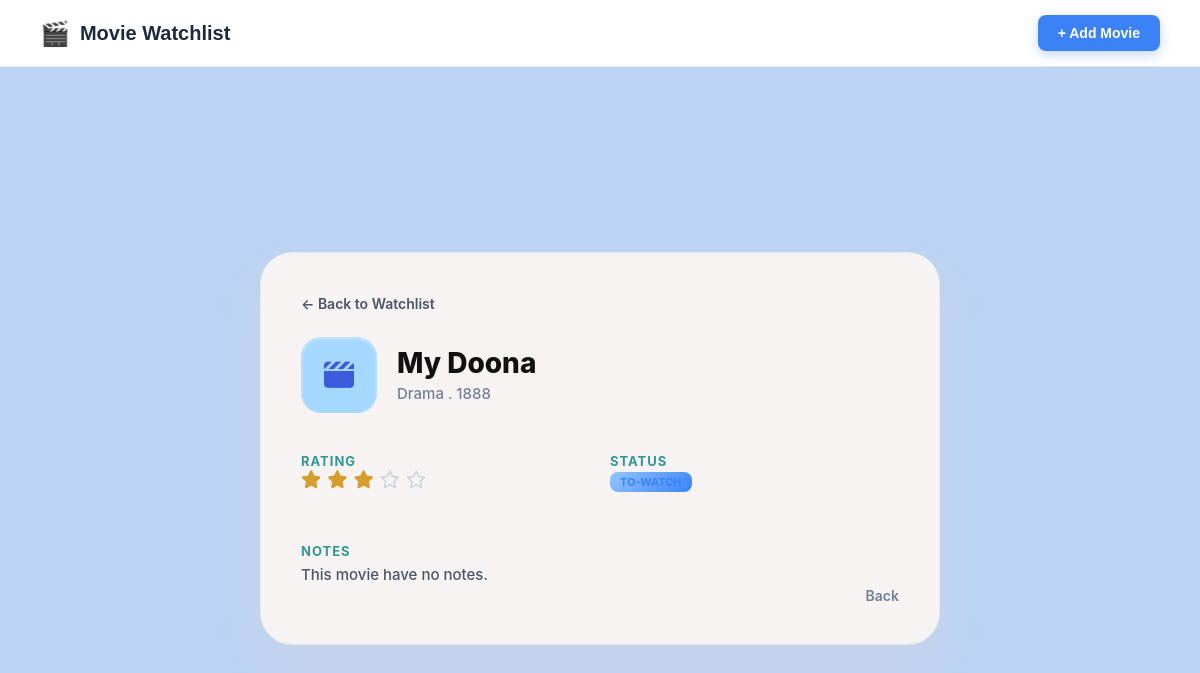
The app's page /movies/2, older data.
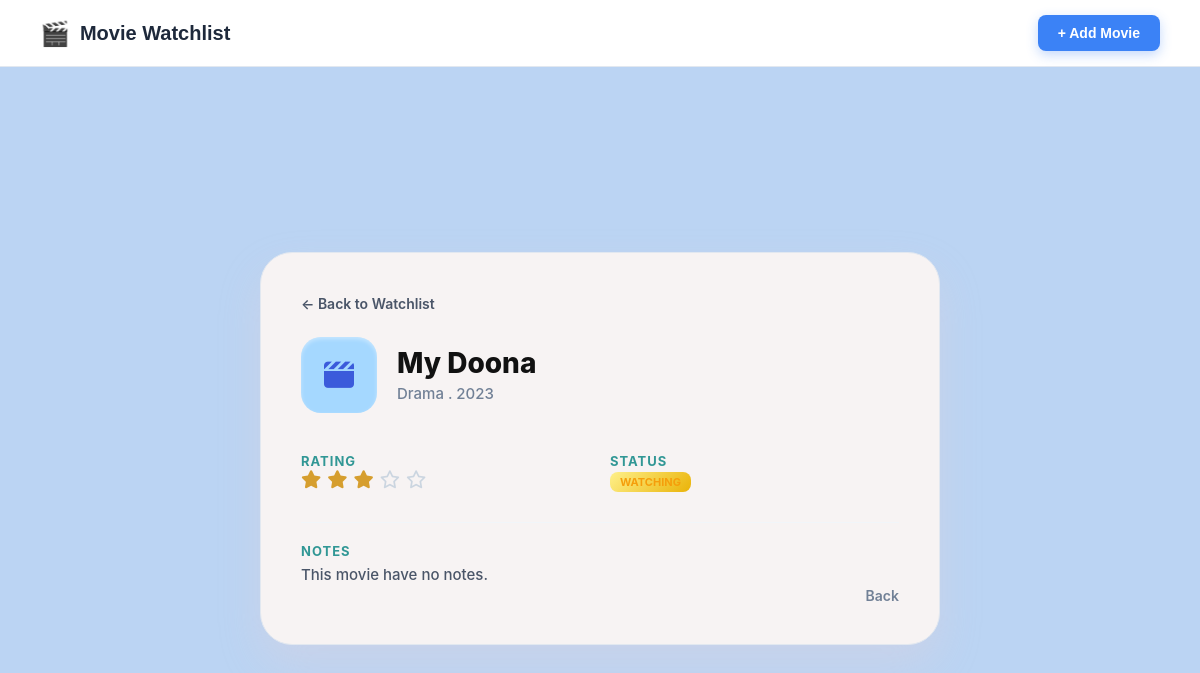
The same page, newer data.
### tables this page shows
CREATE TABLE movies (
            id INTEGER PRIMARY KEY AUTOINCREMENT,
            title TEXT NOT NULL,
            genre TEXT,
            release_year INTEGER,
            rating INTEGER,
            status TEXT NOT NULL,
            notes TEXT
        );

### endpoint/movies.py (the view)
@movies_bp.route('/movies/<int:movie_id>', methods=['GET'])
def view_movie(movie_id):
    movie = get_movies_by_id_service(movie_id)
    if not movie:
        flash("Movie not found.", "danger")
        return redirect(url_for('movies.index'))
    return render_template('view.html', movie=movie)

### business_logic/movie_service.py (called while the page is built)
def get_movies_by_id_service(movie_id):
    conn = get_db_connection()
    row = conn.execute('SELECT * FROM movies WHERE id = ?', (movie_id,)).fetchone()
    conn.close()
    return Movie.from_row(row) if row else None

### data_access/movie_repository.py (called while the page is built)
def get_db_connection():
    conn = sqlite3.connect(DATABASE)
    conn.row_factory = sqlite3.Row
    return conn

### models/movie.py (called while the page is built)
    def get_stars_html(self):
        html = ""
        for i in range(1, 6):
            if i <= self.rating:
                html += '<i class="fa-solid fa-star active-star"></i>'
            else:
                html += '<i class="fa-regular fa-star inactive-star"></i>'
        return html

    def get_status_class(self):
        return f"status-{self.status.lower().replace(' ', '-')}"

    @classmethod
    def from_row(cls, row):
        if not row:
            return None
        data = dict(row)
        return cls(
            id=data.get('id'),
            title=data.get('title'),
            genre=data.get('genre'),
            release_year=data.get('release_year'),
            rating=data.get('rating'),
            status=data.get('status'),
            notes=data.get('notes')
        )

### templates/view.html (shortened to what this page needs)
<!DOCTYPE html>
<html lang="en">
<head>
    <link rel="stylesheet" href="https://cdnjs.cloudflare.com/ajax/libs/font-awesome/6.4.0/css/all.min.css">
    <link rel="stylesheet" href="{{ url_for('static', filename='css/style.css') }}">
</head>
<body class="bg-dark" style="display: flex; flex-direction: column; min-height: 100vh; justify-content: flex-start; align-items: stretch; margin: 0; padding: 0;">
    <header class="watchlist-header" style="background: white; padding: 15px 40px; border-bottom: 1px solid #e2e8f0; display: flex; justify-content: space-between; align-items: center; width: 100%; box-sizing: border-box; flex-shrink: 0;">
        <div class="logo-area" style="display: flex; align-items: center; gap: 10px;">
            <span style="font-size: 24px; color: #3b82f6;">🎬</span>
            <h1 class="main-title" style="font-size: 20px; font-weight: 700; color: #1e293b; margin: 0; font-family: sans-serif;">Movie Watchlist</h1>
        </div>
        <a href="{{ url_for('movies.create') }}" class="add-movie-btn" style="background: #3b82f6; color: white; padding: 10px 20px; border-radius: 8px; text-decoration: none; font-weight: 600; font-size: 14px; display: inline-flex; align-items: center; gap: 5px; font-family: sans-serif;">
            + Add Movie
        </a>
    </header>
    <div class="page-container" style="display: flex; justify-content: center; align-items: center; flex-grow: 1; padding: 40px 20px; box-sizing: border-box;">
        <div class="movie-card">
            <div class="top-nav">
                <a href="{{ url_for('movies.index') }}" class="back-to-watchlist">
                    ← Back to Watchlist
                </a>
            </div>
            <div class="card-header">
                <div class="movie-icon-box">
                    <i class="fa-solid fa-clapperboard"></i>
                </div>
                <div class="movie-title-section">
                    <h1 class="movie-title">{{ movie.title }}</h1>
                    <p class="movie-meta">{{ movie.genre }} . {{ movie.year }}</p>
                </div>
            </div>
            <div class="details-grid">
                <div class="grid-item">
                    <h2 class="section-label">RATING</h2>
                    <div class="rating-stars">
                        {{ movie.get_stars_html() | safe }}
                    </div>
                </div>
                <div class="grid-item">
                    <h2 class="section-label">STATUS</h2>
                    <div class="status-value">
                        <span class="status-badge {{ movie.get_status_class() }}">{{ movie.status }}</span>
                    </div>
                </div>
            </div>
            <div class="notes-container">
                <h2 class="section-label">NOTES</h2>
                <p class="notes-text">{{ movie.notes }}</p>
            </div>
            <div class="card-footer">
                <a href="{{ url_for('movies.index') }}" class="bottom-back-btn">
                    Back
                </a>
            </div>
        </div>
    </div>
</body>
</html>

Row changes from the older to the newer data that the page shows:
changed movies "My Doona": year "1888" → "2023"; status "TO-WATCH" → "WATCHING"
